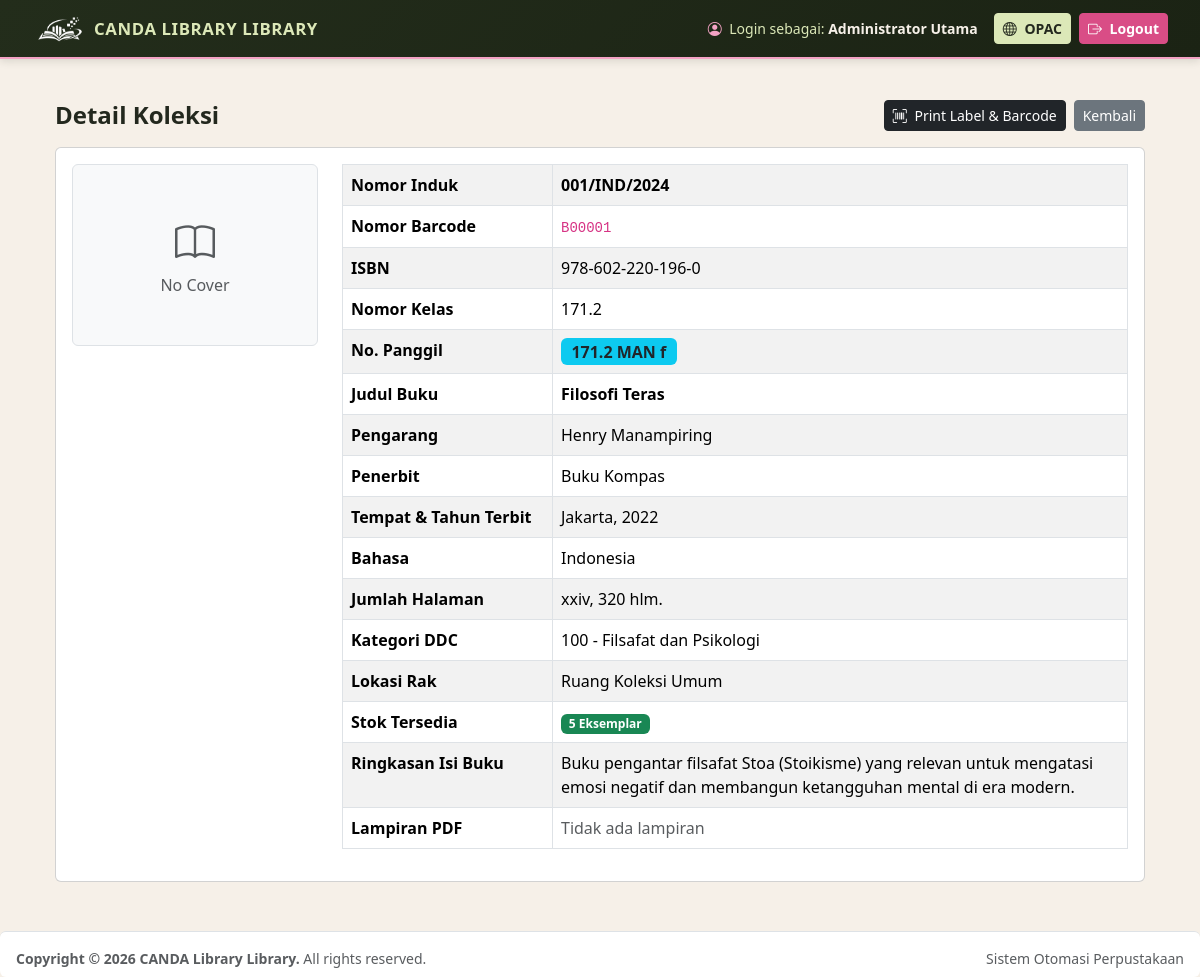
Page /bibliografi/detail.php?id=1 (signed in) on the committed database.
### tables this page shows
CREATE TABLE IF NOT EXISTS pengaturan_denda (
    id_denda INT AUTO_INCREMENT PRIMARY KEY,
    nominal_denda INT NOT NULL DEFAULT 1000,
    lama_pinjam_default INT NOT NULL DEFAULT 7,
    nama_perpustakaan VARCHAR(150) DEFAULT 'CANDA Library Library - Sistem Otomasi Perpustakaan',
    updated_at TIMESTAMP DEFAULT CURRENT_TIMESTAMP ON UPDATE CURRENT_TIMESTAMP
);

CREATE TABLE IF NOT EXISTS buku (
    id_buku INT AUTO_INCREMENT PRIMARY KEY,
    nomor_induk VARCHAR(30) NOT NULL UNIQUE,
    nomor_barcode VARCHAR(30) NOT NULL UNIQUE,
    isbn VARCHAR(30) DEFAULT '-',
    nomor_kelas VARCHAR(30) NOT NULL,
    no_panggil VARCHAR(50) NOT NULL,
    judul VARCHAR(200) NOT NULL,
    pengarang VARCHAR(150) NOT NULL,
    penerbit VARCHAR(100) NOT NULL,
    tempat_terbit VARCHAR(100) DEFAULT 'Jakarta',
    tahun_terbit YEAR NOT NULL,
    bahasa VARCHAR(50) DEFAULT 'Indonesia',
    jumlah_halaman VARCHAR(50) DEFAULT '200 hlm.',
    sinopsis TEXT,
    id_kategori INT,
    id_rak INT,
    stok INT NOT NULL DEFAULT 1,
    sampul VARCHAR(255) DEFAULT '',
    lampiran_pdf VARCHAR(255) DEFAULT '',
    tanggal_masuk TIMESTAMP DEFAULT CURRENT_TIMESTAMP,
    FOREIGN KEY (id_kategori) REFERENCES kategori(id_kategori) ON DELETE SET NULL,
    FOREIGN KEY (id_rak) REFERENCES rak(id_rak) ON DELETE SET NULL
);

CREATE TABLE IF NOT EXISTS kategori (
    id_kategori INT AUTO_INCREMENT PRIMARY KEY,
    kode_ddc VARCHAR(20) NOT NULL,
    nama_kategori VARCHAR(100) NOT NULL
);

CREATE TABLE IF NOT EXISTS rak (
    id_rak INT AUTO_INCREMENT PRIMARY KEY,
    nama_rak VARCHAR(100) NOT NULL
);

### config/koneksi.php (called while the page is built, shortened)
<?php
$host = "sqlXXX.infinityfree.com";
$user = "if0_43497672";
$pass = "PASSWORD_MYSQL_KAMU";
$db   = "if0_43497672_db_candalibrary";
$conn = mysqli_connect($host, $user, $pass, $db);
mysqli_query($conn, "CREATE TABLE IF NOT EXISTS pengaturan_denda (
    id INT AUTO_INCREMENT PRIMARY KEY,
    nominal_denda INT DEFAULT 1000,
    lama_pinjam_default INT DEFAULT 7,
    nama_perpustakaan VARCHAR(100) DEFAULT 'CANDA Library'
)");
$q_set = mysqli_query($conn, "SELECT * FROM pengaturan_denda LIMIT 1");
$pengaturan = mysqli_fetch_assoc($q_set);
?>

### bibliografi/detail.php (the view, shortened to what this page needs)
<?php
require_once '../config/koneksi.php';
$id = (int)$_GET['id'];
$sql = "SELECT b.*, k.kode_ddc, k.nama_kategori, r.nama_rak
        FROM buku b
        LEFT JOIN kategori k ON b.id_kategori = k.id_kategori
        LEFT JOIN rak r ON b.id_rak = r.id_rak
        WHERE b.id_buku = $id";
$b = mysqli_fetch_assoc(mysqli_query($conn, $sql));
require_once '../includes/header.php';
?>
<div class="d-flex justify-content-between align-items-center mb-3">
    <h4 class="fw-bold mb-0">Detail Koleksi</h4>
    <div class="d-flex gap-2">
        <a href="cetak_label.php?id=<?= $b['id_buku'] ?>" class="btn btn-dark btn-sm"><i class="bi bi-upc-scan me-1"></i> Print Label &amp; Barcode</a>
        <a href="tampil.php" class="btn btn-secondary btn-sm">Kembali</a>
    </div>
</div>
<div class="card">
    <div class="card-body">
        <div class="row">
            <div class="col-md-3 text-center mb-3">
                <?php if(!empty($b['sampul']) && file_exists("../uploads/sampul/" . $b['sampul'])): ?>
                    <img src="../uploads/sampul/<?= htmlspecialchars($b['sampul']) ?>" class="img-fluid rounded shadow">
                <?php else: ?>
                    <div class="border rounded p-5 bg-light text-muted"><i class="bi bi-book fs-1"></i><br>No Cover</div>
                <?php endif; ?>
            </div>
            <div class="col-md-9">
                <table class="table table-bordered table-striped">
                    <tr><th width="210">Nomor Induk</th><td><strong><?= htmlspecialchars($b['nomor_induk']) ?></strong></td></tr>
                    <tr><th>Nomor Barcode</th><td><code><?= htmlspecialchars($b['nomor_barcode']) ?></code></td></tr>
                    <tr><th>ISBN</th><td><?= htmlspecialchars($b['isbn']) ?></td></tr>
                    <tr><th>Nomor Kelas</th><td><?= htmlspecialchars($b['nomor_kelas']) ?></td></tr>
                    <tr><th>No. Panggil</th><td><span class="badge bg-info text-dark fs-6"><?= htmlspecialchars($b['no_panggil']) ?></span></td></tr>
                    <tr><th>Judul Buku</th><td class="fw-bold"><?= htmlspecialchars($b['judul']) ?></td></tr>
                    <tr><th>Pengarang</th><td><?= htmlspecialchars($b['pengarang']) ?></td></tr>
                    <tr><th>Penerbit</th><td><?= htmlspecialchars($b['penerbit']) ?></td></tr>
                    <tr><th>Tempat &amp; Tahun Terbit</th><td><?= htmlspecialchars($b['tempat_terbit']) ?>, <?= $b['tahun_terbit'] ?></td></tr>
                    <tr><th>Bahasa</th><td><?= htmlspecialchars($b['bahasa']) ?></td></tr>
                    <tr><th>Jumlah Halaman</th><td><?= htmlspecialchars($b['jumlah_halaman']) ?></td></tr>
                    <tr><th>Kategori DDC</th><td><?= $b['kode_ddc'] ? $b['kode_ddc'].' - '.htmlspecialchars($b['nama_kategori']) : '-' ?></td></tr>
                    <tr><th>Lokasi Rak</th><td><?= htmlspecialchars($b['nama_rak'] ?? '-') ?></td></tr>
                    <tr><th>Stok Tersedia</th><td><span class="badge bg-success"><?= $b['stok'] ?> Eksemplar</span></td></tr>
                    <tr><th>Ringkasan Isi Buku</th><td><?= nl2br(htmlspecialchars($b['sinopsis'] ?: '-')) ?></td></tr>
                    <tr><th>Lampiran PDF</th><td>
                        <?php if(!empty($b['lampiran_pdf'])): ?>
                            <a href="../uploads/lampiran/<?= htmlspecialchars($b['lampiran_pdf']) ?>" target="_blank" class="btn btn-sm btn-danger"><i class="bi bi-file-pdf"></i> Buka Preview PDF</a>
                        <?php else: ?>
                            <span class="text-muted">Tidak ada lampiran</span>
                        <?php endif; ?>
                    </td></tr>
                </table>
            </div>
        </div>
    </div>
</div>
<?php require_once '../includes/footer.php'; ?>

### includes/header.php (shortened to what this page needs)
<?php
$nama_perpus = isset($pengaturan['nama_perpustakaan']) ? $pengaturan['nama_perpustakaan'] : 'CANDA Library';
$role_user   = isset($_SESSION['nama_petugas']) ? $_SESSION['nama_petugas'] : 'Administrator';
?>
<!DOCTYPE html>
<html lang="id">
<head>
    <link href="https://cdn.jsdelivr.net/npm/bootstrap@5.3.3/dist/css/bootstrap.min.css" rel="stylesheet">
    <link href="https://cdn.jsdelivr.net/npm/bootstrap-icons@1.11.3/font/bootstrap-icons.min.css" rel="stylesheet">
</head>
<body>
    <nav class="navbar navbar-expand main-header mb-3">
        <div class="container-fluid">
            <a class="navbar-brand d-flex align-items-center gap-2 py-0" href="../admin/dashboard.php">
                <img src="../uploads/lampiran/logo.png" alt="Logo <?= htmlspecialchars(strtoupper($nama_perpus)) ?>" class="brand-logo-img">
                <span class="brand-title-caps text-uppercase"><?= htmlspecialchars($nama_perpus) ?></span>
            </a>
            <div class="navbar-nav ms-auto align-items-center">
                <span class="navbar-text me-3 small" style="color: var(--pistachio);">
                    <i class="bi bi-person-circle me-1" style="color: var(--bubblegum);"></i> Login sebagai:
                    <strong style="color: var(--ivory);"><?= htmlspecialchars($role_user) ?></strong>
                </span>
                <a href="../index.php" target="_blank" class="btn btn-canda-opac btn-sm me-2">
                    <i class="bi bi-globe me-1"></i> OPAC
                </a>
                <a href="../auth/logout.php" onclick="return confirm('Keluar dari sistem?')" class="btn btn-canda-logout btn-sm">
                    <i class="bi bi-box-arrow-right me-1"></i> Logout
                </a>
            </div>
        </div>
    </nav>
    <div class="container main-content">

### includes/footer.php (shortened to what this page needs)
</div>
    <footer class="mt-4 pt-3 border-top bg-white px-3 py-2 rounded small text-muted d-flex justify-content-between">
        <div><strong>Copyright &copy; <?= date('Y') ?> <?= htmlspecialchars($pengaturan['nama_perpustakaan']) ?>.</strong> All rights reserved.</div>
        <div>Sistem Otomasi Perpustakaan</div>
    </footer>
</body>
</html>

### includes/header.php (style rules this page uses)
:root { --pistachio: #DCE8B8; --grass: #5E8A17; --grass-dark: #466810; --raspberry: #D94D86; --raspberry-dark: #B5376B; --bubblegum: #F3A2C4; --ivory: #F6F0E8; --ink: #23281E; --muted: #646B5E; --border-soft: #E5DEC9; }
body { background-color: var(--ivory); color: var(--ink); font-family: 'Segoe UI', Tahoma, Geneva, Verdana, sans-serif; }
.main-header { background: linear-gradient(135deg, #232D1B 0%, #1B2314 100%); border-bottom: 2px solid var(--bubblegum); padding: 10px 20px; box-shadow: 0 2px 8px rgba(35, 45, 27, 0.14); }
.brand-logo-img { height: 36px; width: auto; object-fit: contain; display: block; }
.brand-title-caps { color: var(--pistachio); letter-spacing: 0.6px; font-size: 1.05rem; font-weight: 800; text-transform: uppercase; }
.main-content { padding: 25px; }
.btn-canda-opac { background-color: var(--pistachio); border-color: var(--pistachio); color: var(--ink); font-weight: 600; }
.btn-canda-logout { background-color: var(--raspberry); border-color: var(--raspberry); color: #FFFFFF; font-weight: 600; }

### rows in the picture
pengaturan_denda: nama_perpustakaan "CANDA LIBRARY LIBRARY", nama_perpustakaan "CANDA Library Library"
buku: nomor_induk "001/IND/2024", nomor_barcode "B00001", isbn "978-602-220-196-0", nomor_kelas "171.2", no_panggil "171.2 MAN f", judul "Filosofi Teras", pengarang "Henry Manampiring", penerbit "Buku Kompas", tempat_terbit "Jakarta", tahun_terbit "2022", bahasa "Indonesia", jumlah_halaman "xxiv, 320 hlm.", id_kategori.kode_ddc "100", id_kategori.nama_kategori "Filsafat dan Psikologi", id_rak.nama_rak "Ruang Koleksi Umum", stok "5", sinopsis "Buku pengantar filsafat Stoa (Stoikisme) yang relevan untuk mengatasi emosi negatif dan membangun ketangguhan mental di era modern."

### other values in the picture
$role_user "Administrator Utama"
